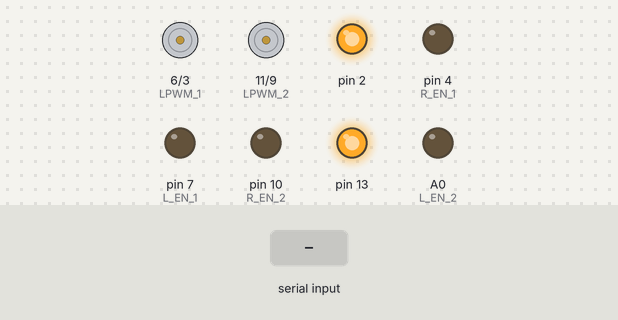
Bench run of a sketch on a simulated Arduino Uno, built with avr-gcc and run on an emulated ATmega328P. Shown: motor-driver pin pairs drawn as motors (green arrow = first pin HIGH = forward, orange = second pin HIGH = backward, longer = more drive), output pins drawn as LEDs (lit = HIGH). The inputs (shaded band) are chosen by the test bench.

Above: at 1.2 s.
1.3 s: "F" received over the second serial link
At 1.7 s:
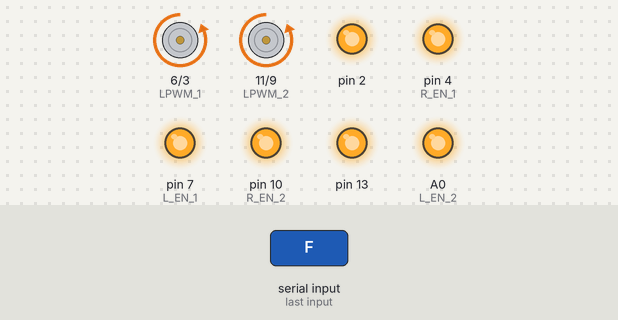
3.3 s: "B" received over the second serial link
At 3.7 s:
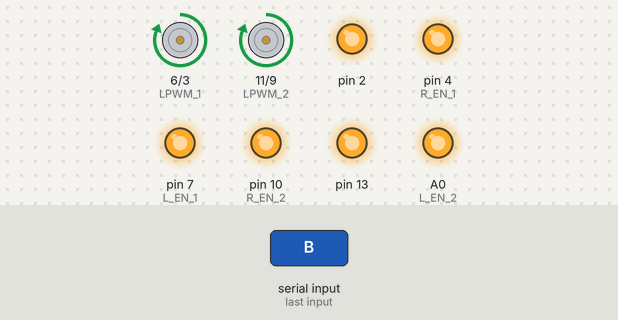
5.3 s: "L" received over the second serial link
At 5.7 s:
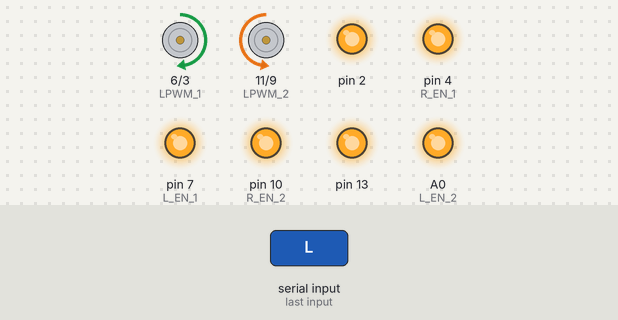
7.3 s: "R" received over the second serial link
At 7.7 s:
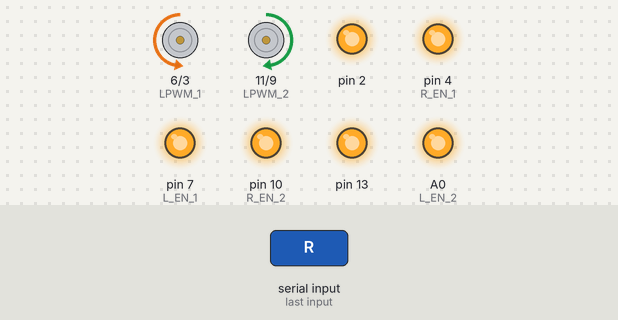
9.3 s: "G" received over the second serial link
At 9.54 s:
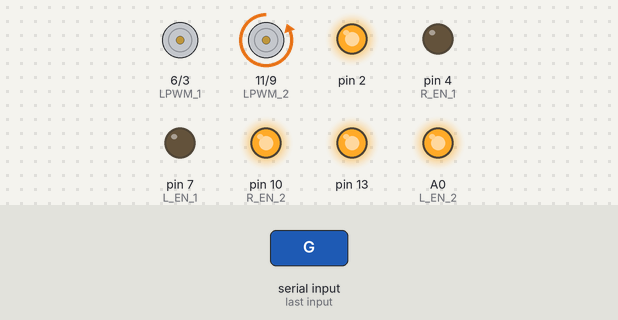
11.2 s: "I" received over the second serial link
At 11.6 s:
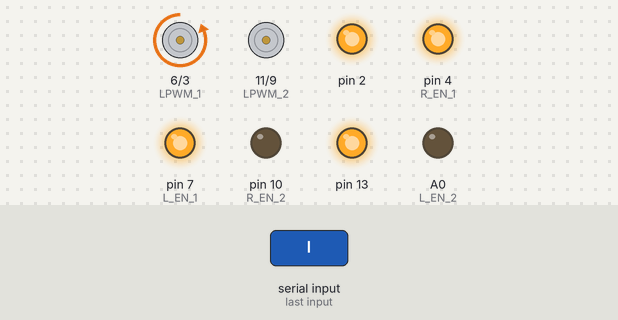
Timing chart, 0 to 14.2 s (numbered marks = the images above; inputs shaded):
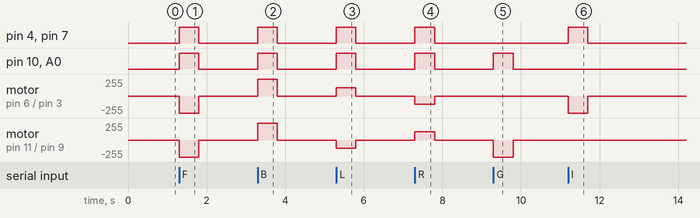

The sketch:

BTS7960-HC05-ardino-robot.ino
```cpp
#define RPWM_1 3                                                                  // pin for RPWM
#define R_EN_1 4                                                                  // pin for R_EN

#define LPWM_1 6                                                                  // pin for LPWM
#define L_EN_1 7                                                                  // pin for L_EN

// pins for motor 2
#define RPWM_2 9                                                                  // pin for RPWM
#define R_EN_2 10                                                                 // pin for R_EN

#define LPWM_2 11                                                                 // pin for LPWM
#define L_EN_2 A0                                                                 // pin for L_EN

#define CW 1                                                                       // don't change
#define CCW 0                                                                      // don't change

#define STOP_HARD_MODE 1
#define STOP_SOFT_MODE 0


#define rx 0
#define tx 1


char t;
bool stop_mode = STOP_SOFT_MODE;
unsigned long time_since_last_command = 0;

#include <SoftwareSerial.h>
SoftwareSerial HC05(rx, tx);

byte speed = 255;

void setup(){
  pinMode(13, OUTPUT);
  pinMode(2, OUTPUT);
  pinMode(RPWM_1, OUTPUT);
  pinMode(R_EN_1, OUTPUT);
  pinMode(LPWM_1, OUTPUT);
  pinMode(L_EN_1, OUTPUT);
  pinMode(RPWM_2, OUTPUT);
  pinMode(R_EN_2, OUTPUT);
  pinMode(LPWM_2, OUTPUT);
  pinMode(L_EN_2, OUTPUT);


  digitalWrite(13, HIGH);
  digitalWrite(2, HIGH);

  HC05.begin(9600);
}

void forward(){
  digitalWrite(R_EN_1, HIGH);
  digitalWrite(R_EN_2, HIGH);
  digitalWrite(L_EN_1, HIGH);
  digitalWrite(L_EN_2, HIGH);
  digitalWrite(LPWM_1, LOW);
  digitalWrite(LPWM_2, LOW);
  analogWrite(RPWM_1, speed);
  analogWrite(RPWM_2, speed);
}

void back(){
  digitalWrite(R_EN_1, HIGH);
  digitalWrite(R_EN_2, HIGH);
  digitalWrite(L_EN_1, HIGH);
  digitalWrite(L_EN_2, HIGH);
  digitalWrite(RPWM_1, LOW);
  digitalWrite(RPWM_2, LOW);
  analogWrite(LPWM_1, speed);
  analogWrite(LPWM_2, speed);
}

void left(){
  digitalWrite(R_EN_1, HIGH);
  digitalWrite(R_EN_2, HIGH);
  digitalWrite(L_EN_1, HIGH);
  digitalWrite(L_EN_2, HIGH);
  digitalWrite(LPWM_2, LOW);
  digitalWrite(RPWM_1, LOW);
  analogWrite(LPWM_1, speed/2);
  analogWrite(RPWM_2, speed/2);
}

void right(){
  digitalWrite(R_EN_1, HIGH);
  digitalWrite(R_EN_2, HIGH);
  digitalWrite(L_EN_1, HIGH);
  digitalWrite(L_EN_2, HIGH);
  digitalWrite(LPWM_1, LOW);
  digitalWrite(RPWM_2, LOW);
  analogWrite(RPWM_1, speed/2);
  analogWrite(LPWM_2, speed/2);
}

void forwardleft(){
  digitalWrite(R_EN_1, LOW);
  digitalWrite(R_EN_2, HIGH);
  digitalWrite(L_EN_1, LOW);
  digitalWrite(L_EN_2, HIGH);
  digitalWrite(LPWM_1, LOW);
  digitalWrite(RPWM_1, LOW);
  digitalWrite(LPWM_2, LOW);
  analogWrite(RPWM_2, speed);
}

void forwardright(){
  digitalWrite(R_EN_1, HIGH);
  digitalWrite(R_EN_2, LOW);
  digitalWrite(L_EN_1, HIGH);
  digitalWrite(L_EN_2, LOW);
  digitalWrite(LPWM_2, LOW);
  digitalWrite(RPWM_2, LOW);
  digitalWrite(LPWM_1, LOW);
  analogWrite(RPWM_1, speed);
}

void backleft(){
  digitalWrite(R_EN_1, LOW);
  digitalWrite(R_EN_2, HIGH);
  digitalWrite(L_EN_1, LOW);
  digitalWrite(L_EN_2, HIGH);
  digitalWrite(LPWM_1, LOW);
  digitalWrite(RPWM_1, LOW);
  digitalWrite(RPWM_2, LOW);
  analogWrite(LPWM_2, speed);
}

void backright(){
  digitalWrite(R_EN_1, HIGH);
  digitalWrite(R_EN_2, LOW);
  digitalWrite(L_EN_1, HIGH);
  digitalWrite(L_EN_2, LOW);
  digitalWrite(LPWM_2, LOW);
  digitalWrite(RPWM_2, LOW);
  digitalWrite(RPWM_1, LOW);
  analogWrite(LPWM_1, speed);
}

void stop(){
  if(stop_mode == STOP_SOFT_MODE){
  digitalWrite(L_EN_1, LOW);
  digitalWrite(R_EN_1, LOW);
  digitalWrite(R_EN_2, LOW);
  digitalWrite(L_EN_2, LOW);
  }else
  {
    digitalWrite(L_EN_1, HIGH);
    digitalWrite(R_EN_1, HIGH);
    digitalWrite(R_EN_2, HIGH);
    digitalWrite(L_EN_2, HIGH);
  }
  digitalWrite(LPWM_1, LOW);
  digitalWrite(LPWM_2, LOW);
  digitalWrite(RPWM_1, LOW);
  digitalWrite(RPWM_2, LOW);
}

void loop()
{

  if (HC05.available())
  { time_since_last_command = millis();
    t = HC05.read();

    switch (t)
    {
      case 'F':
        forward();
        break;

      case 'B':
        back();
        break;

      case 'L':
        left();
        break;

      case 'R':
        right();
        break;

      case 'G':
        forwardleft();
        break;

      case 'I':
        forwardright();
        break;

      case 'H':
        backleft();
        break;

      case 'J':
        backright();
        break;

      case 'S':
        stop();
        break;

      case 'X':
        stop_mode = STOP_HARD_MODE;
        break;

      case 'x':
        stop_mode = STOP_SOFT_MODE;
        break;

      case '0':
        speed = (0.0 / 10) * 255;
        break;
      case '1':
        speed = (1.0 / 10) * 255;
        break;
      case '2':
        speed = (2.0 / 10) * 255;
        break;
      case '3':
        speed = (3.0 / 10) * 255;
        break;
      case '4':
        speed = (4.0 / 10) * 255;
        break;
      case '5':
        speed = (5.0 / 10) * 255;
        break;
      case '6':
        speed = (6.0 / 10) * 255;
        break;
      case '7':
        speed = (7.0 / 10) * 255;
        break;
      case '8':
        speed = (8.0 / 10) * 255;
        break;
      case '9':
        speed = (9.0 / 10) * 255;
        break;
      case 'q':
        speed = (10.0 / 10) * 255;
        break;
    }
  }

  if(millis() - time_since_last_command > 500)
  {
    // if no msg recived in last 200 ms then stop motors
    stop();
  }

}
```

Measured:
- after the input at 1.3 s, pin 4 (R_EN_1), pin 7 (L_EN_1), pin 10 (R_EN_2), A0 (L_EN_2): LOW → HIGH at once, → LOW 0.50 s later; motor on pin 6 (LPWM_1) / pin 3 (RPWM_1), motor on pin 11 (LPWM_2) / pin 9 (RPWM_2): stopped → backward 255/255 at once, → stopped 0.50 s later
- after the input at 3.3 s, pin 4 (R_EN_1), pin 7 (L_EN_1), pin 10 (R_EN_2), A0 (L_EN_2): LOW → HIGH at once, → LOW 0.50 s later; motor on pin 6 (LPWM_1) / pin 3 (RPWM_1), motor on pin 11 (LPWM_2) / pin 9 (RPWM_2): stopped → forward 255/255 at once, → stopped 0.50 s later
- after the input at 5.3 s, pin 4 (R_EN_1), pin 7 (L_EN_1), pin 10 (R_EN_2), A0 (L_EN_2): LOW → HIGH at once, → LOW 0.50 s later; motor on pin 6 (LPWM_1) / pin 3 (RPWM_1): stopped → forward 127/255 at once, → stopped 0.50 s later; motor on pin 11 (LPWM_2) / pin 9 (RPWM_2): stopped → backward 127/255 at once, → stopped 0.50 s later
- after the input at 7.3 s, pin 4 (R_EN_1), pin 7 (L_EN_1), pin 10 (R_EN_2), A0 (L_EN_2): LOW → HIGH at once, → LOW 0.50 s later; motor on pin 6 (LPWM_1) / pin 3 (RPWM_1): stopped → backward 127/255 at once, → stopped 0.50 s later; motor on pin 11 (LPWM_2) / pin 9 (RPWM_2): stopped → forward 127/255 at once, → stopped 0.50 s later
- after the input at 9.3 s, pin 10 (R_EN_2), A0 (L_EN_2): LOW → HIGH at once, → LOW 0.50 s later; motor on pin 11 (LPWM_2) / pin 9 (RPWM_2): stopped → backward 255/255 at once, → stopped 0.50 s later
- after the input at 11.2 s, pin 4 (R_EN_1), pin 7 (L_EN_1): LOW → HIGH at once, → LOW 0.50 s later; motor on pin 6 (LPWM_1) / pin 3 (RPWM_1): stopped → backward 255/255 at once, → stopped 0.50 s later
